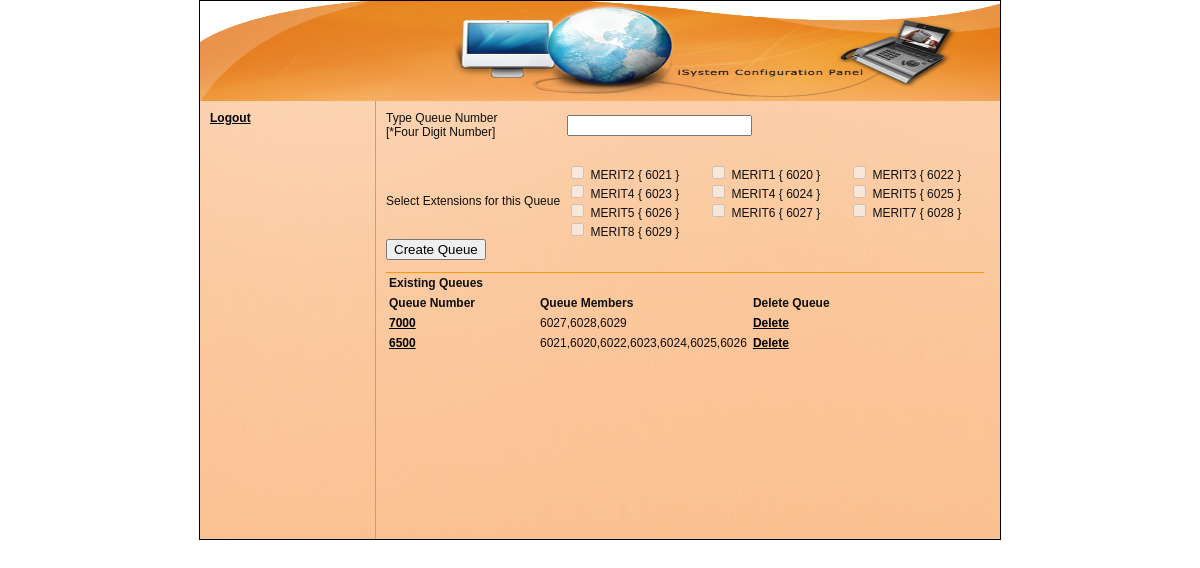
/home.php?page=queues (signed in), run on the app's committed database.
### tables this page shows
CREATE TABLE `userData` (
  `empId` bigint(4) NOT NULL,
  `secret` int(4) NOT NULL,
  `firstname` varchar(120) NOT NULL,
  `lastname` varchar(120) NOT NULL,
  `doj` date NOT NULL,
  `email` varchar(200) NOT NULL,
  `phone` int(12) NOT NULL,
  `designation` varchar(255) NOT NULL,
  `SID` varchar(255) NOT NULL,
  PRIMARY KEY  (`empId`)
);

CREATE TABLE `queues` (
  `queueName` mediumint(4) NOT NULL,
  `members` longtext NOT NULL,
  `processId` mediumtext NOT NULL,
  PRIMARY KEY  (`queueName`)
);

### connection.php (called while the page is built, shortened)
<?php
	$userName = $_SESSION['userName'];
	$moduleDetailsResult = mysql_query("SELECT hierarchy.modules FROM userData JOIN hierarchy ON(hierarchy.hierarchy = userData.designation) WHERE userData.empId='$userName'");
	$modules = mysql_fetch_row($moduleDetailsResult);
?>

### createQueues.php (the view, shortened to what this page needs)
<?php
require("connection.php");
?>
	<form method="post" action="createQueuesProcess.php" onsubmit="return Validate();">
	<table width="100%" cellpadding="0" cellspacing="0">
	<tr>
		<td width="25%">Type Queue Number<br>[*Four Digit Number]</td>
		<td width="75%"><input type="text" name="queueName" id="queueName" maxlength="4" /></td>
	</tr>
	<tr>
		<td colspan="2" height="10"></td>
	</tr>
	<tr>
		<td colspan="2">&nbsp;</td>
	</tr>
	<tr>
		<td width="30%">Select Extensions for this Queue</td>
		<td width="70%">
		<table width="100%" cellpadding="0" cellspacing="0">
		<tr>
		<?php
			$queuesExtensionsResult = mysql_query("SELECT members FROM queues");
			while($queuesArray = mysql_fetch_row($queuesExtensionsResult))
			{
				$queuesArr = explode(",",$queuesArray[0]);
				$arr = array_merge((array)$arr,$queuesArr);
			}
			$agentsResult = mysql_query("SELECT empId,secret,firstname FROM userData WHERE designation='AGENT'");
			$j=0;
			while($agentsArr = @mysql_fetch_row($agentsResult))
			{
				if(is_array($queuesArr))
				{
					if(in_array($agentsArr[0],$arr))
					{
						echo "<td width='70'><input type='checkbox' name='chk[]' disabled value='$agentsArr[0]' />&nbsp;$agentsArr[2] { $agentsArr[0] }</td>";
					}
					else
					{
						echo "<td width='70'><input type='checkbox' name='chk[]' id='chk$k' value='$agentsArr[0]' />&nbsp;$agentsArr[2] { $agentsArr[0] }</td>";
						$k++;
					}
				}
				else
				{
					echo "<td width='70'><input type='checkbox' name='chk[]' id='chk$k' value='$agentsArr[0]' />&nbsp;$agentsArr[2] { $agentsArr[0] }</td>";
					$k++;
				}
				$j++;
				if($j%3==0)
				echo "</tr><tr>";
			}
		?>
		</tr>
		</table>
		</td>
	</tr>
	<tr>
		<td colspan="2"><input type="submit" name="submit" value="Create Queue" /></td>
	</tr>
	</table>
	</form>
	<?php
		$existingQueuesResult = mysql_query("SELECT * FROM queues");
	?>
	<div style="width:99%;height:1px;background:#ff9900"></div>
	<table width="100%" cellpadding="3" cellspacing="0">
	<tr>
		<td colspan="4"><strong>Existing Queues</strong></td>
	</tr>
	<tr>
		<th align="left">Queue Number</th>
		<th align="left">Queue Members</th>
		<th align="left">Delete Queue</th>
	</tr>
	<?php
		while($existingQueues=mysql_fetch_row($existingQueuesResult))
		{
	?>
	<tr>
		<td width="25%" valign="top"><?php echo "<a href='home.php?page=queues&q=$existingQueues[0]'>$existingQueues[0]</a>";?></td>
		<td width="30%">
		<?php
			echo $existingQueues[1];
		?>
		</td>
		<td>
			<a href="deleteQueues.php?q=<?php echo $existingQueues[0];?>">Delete</a>
		</td>
	</tr>
	<?php
		}
	?>
	</table>

### home.php (shortened to what this page needs)
<html>
<head>
</head>
<link rel="stylesheet" type="text/css" href="./epoch_styles.css" />
<link rel="stylesheet" href="./css/thickbox.css" type="text/css" media="screen" />
<body style="padding-top:0px;margin-top:0px;">
<table width="800" align="center" cellpadding="0" cellspacing="0" style="border:1px solid #000000;background:url(images/bg.png);">
<tr>
	<td colspan="2" height="100"><img src="images/headerimg.png" width="800" height="100" /></td>
</tr>
<tr>
	<td width="22%" valign="top" style="padding:10px;border-right:1px solid #ff9900;height:438px;">
		<?php include "menu.php";?>
	</td>
	<td width="78%" valign="top" style="padding:10px;">
	<div style="width:100%;height:auto;">
		<?php include "body.php";?>
	</div>
	</td>
</tr>
</table>
</body>
</html>

### menu.php (shortened to what this page needs)
<?php
	require_once("connection.php");
	if(!isset($_SESSION['admin']))
	{
		$loadModules = explode(",",$modules[0]);
		for($i=0;$i<count($loadModules);$i++)
		{
			$condition = $condition."moduleId = ".$loadModules[$i];
		}
		$moduleNameResult = mysql_query("SELECT moduleName,link FROM modules WHERE 1 AND $condition");
		while($moduleName = mysql_fetch_row($moduleNameResult))
		{
			$moduleNameArr[] = $moduleName[0];
			$moduleLinkArr[] = $moduleName[1];
		}
		for($i=0;$i<count($moduleNameArr);$i++)
		{
			echo "<a href='$moduleLinkArr[$i]'>$moduleNameArr[$i]</a><br><br>";
		}
	}
?>

### body.php (shortened to what this page needs)
<?php
	if($_REQUEST['page']=='queues' && $_REQUEST['q'] == '')
	{
		include "createQueues.php";
	}
?>

### home.php (style rules this page uses)
body,table { font-family:Arial; font-size:12px; color:#0f0f0f; padding-top:0px; margin-top:0px; }
a { text-decoration:underline; color:#000; font-size:12px; font-weight:bold; }

### data on the page
userdata: firstname "MERIT2", empId "6021"
userdata: firstname "MERIT1", empId "6020"
userdata: firstname "MERIT3", empId "6022"
userdata: firstname "MERIT4", empId "6023"
userdata: firstname "MERIT4", empId "6024"
userdata: firstname "MERIT5", empId "6025"
userdata: firstname "MERIT5", empId "6026"
userdata: firstname "MERIT6", empId "6027"
userdata: firstname "MERIT7", empId "6028"
userdata: firstname "MERIT8", empId "6029"
queues: queueName "7000", members "6027,6028,6029"
queues: queueName "6500", members "6021,6020,6022,6023,6024,6025,6026"

### other printed values
$moduleNameArr[$i] "Logout"
